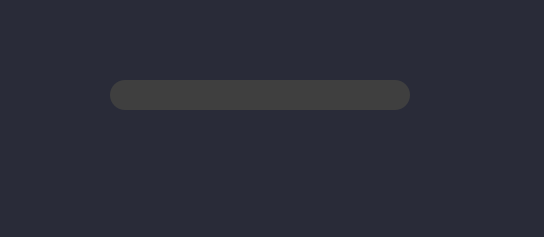
<?xml version="1.0" encoding="UTF-8"?>
<ui version="4.0">
 <class>MainWindow</class>
 <widget class="QMainWindow" name="MainWindow">
  <property name="geometry">
   <rect>
    <x>0</x>
    <y>0</y>
    <width>544</width>
    <height>237</height>
   </rect>
  </property>
  <property name="windowTitle">
   <string>MainWindow</string>
  </property>
  <property name="styleSheet">
   <string notr="true">*{background-color: rgb(41, 43, 56);}

/*LINE EDIT*/
QLineEdit {
	height: 30px;
	border-radius: 15px;
    background-color: rgb(63, 63, 63);
    background-image: url(:/16x16/icons/16x16/icon_search.png); 
    background-repeat: no-repeat;
    background-position: left;
	padding-right: 8px;
	padding-left: 16px;
    color: white;
    font-family: SegoeUI;
    font-size: 15px;
}

QLineEdit:focus{
	color: white;
	border: 1px solid #2196F3;
}

QLineEdit:disabled{
    background-color: rgb(63, 63, 63);
	border: 1px solid rgb(94, 92, 100);
}
</string>
  </property>
  <widget class="QWidget" name="centralwidget">
   <widget class="QLineEdit" name="lineEdit">
    <property name="geometry">
     <rect>
      <x>110</x>
      <y>80</y>
      <width>300</width>
      <height>30</height>
     </rect>
    </property>
   </widget>
  </widget>
  <widget class="QMenuBar" name="menubar">
   <property name="geometry">
    <rect>
     <x>0</x>
     <y>0</y>
     <width>544</width>
     <height>22</height>
    </rect>
   </property>
  </widget>
  <widget class="QStatusBar" name="statusbar"/>
 </widget>
 <resources>
  <include location="../files.qrc"/>
 </resources>
 <connections/>
</ui>
